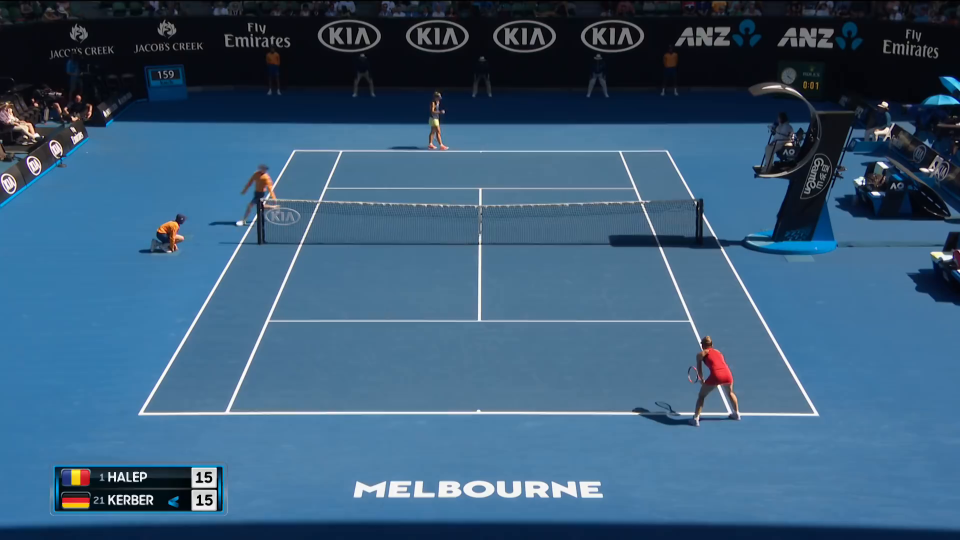
#> input picture images/3_image_GP_00306.png, 1920 x 1080 px (shown at 1/2 size)
$ jupyter execute --allow-errors 'Court Detection.ipynb'
#> lines starting #> are read from the running program, lines starting #| are printed output that depends on the picture; after the words box and inside, x2 and y2 are one past the last pixel; in counts of white or black regions, pixels touching at a corner belong together
[cell 1]
import numpy as np
import cv2
from math import atan2, degrees, sin, cos
import random
import itertools
import copy
import sys

from sklearn.cluster import KMeans
from scipy.special import comb

[cell 2]
import matplotlib.pyplot as plt
import numpy as np
import cv2

### open an Image

[cell 3]
frame = cv2.imread('../images/3_image_GP_00306.png')
#> frame is the input picture: shape (1080, 1920, 3); mean B, G, R 121.1, 92, 57.9

def imshow(img, save=None):
    frame = cv2.cvtColor(img, cv2.COLOR_BGR2RGB)
    plt.figure( figsize=(16,10))
    plt.imshow(frame)
    plt.axis('off')
    if save is not None:
        plt.savefig(save, bbox_inches='tight', pad_inches=0)

def ptransform(points, h):
    points_new = []
    for p in [[pt[0], pt[1],1] for pt in points]:
        hp = np.dot(h,p)
        if hp[2] < 1e-12:
            return None
        else:
            points_new.append((int(hp[0]/hp[2]), int(hp[1]/hp[2])))

    return points_new


imshow(frame)

### find lines in the thresholded image by using Canny edge detector and HoughLines

#> (a cell that did not finish here is left out)

[cell 5]
#delta_rho
drho = 10
#delta_theta
dtheta = .01

### define the tennis court

#> (a cell that did not finish here is left out)

### Find the lower half court lines

[cell 7]
white_pixels_last_frame = [0]*10
h_last_frame = None
warp_lines = None
count = -1
est = True
no_out = True
count += 1
best_combo = None
white_pixels_old = -1
h_best = None

frame = cv2.imread('../images/3_image_GP_00306.png')
frame_heigt, frame_width, _ = frame.shape
#> frame_heigt = 1080; frame_width = 1920
frame_=copy.deepcopy(frame)
frame = frame[:900, :, :]
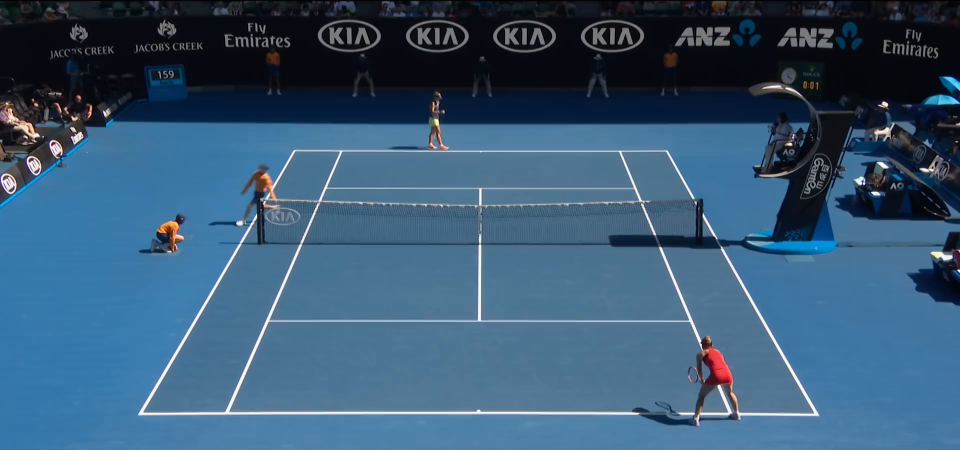
#> frame: shape (900, 1920, 3) (shown at 1/2 size); mean B, G, R 116.9, 89.2, 56.6
# frame = cv2.resize(frame, (980,560))
imshow(frame)
thres = np.max(frame)*.7
#> thres = 178.5
gray = cv2.cvtColor(frame,cv2.COLOR_BGR2GRAY)
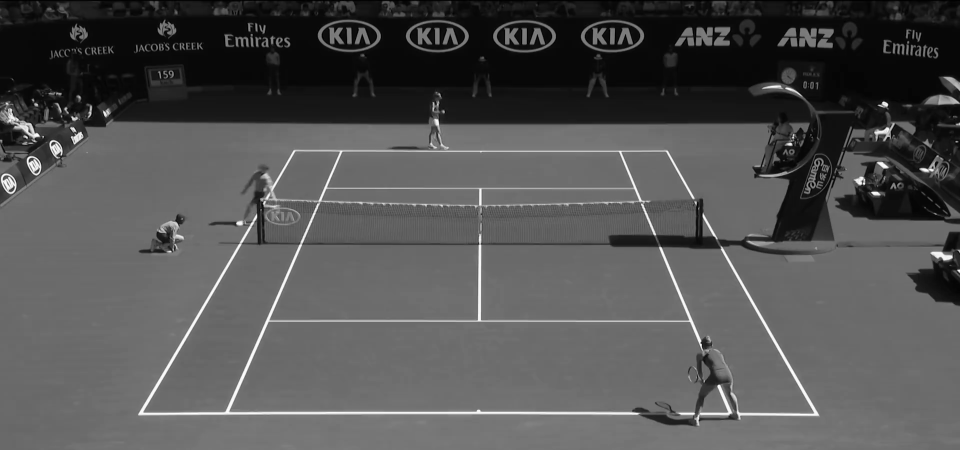
#> gray: shape (900, 1920) (shown at 1/2 size); min 0, max 255, mean 82.6
th, dst = cv2.threshold(gray, thres, 255, cv2.THRESH_BINARY)
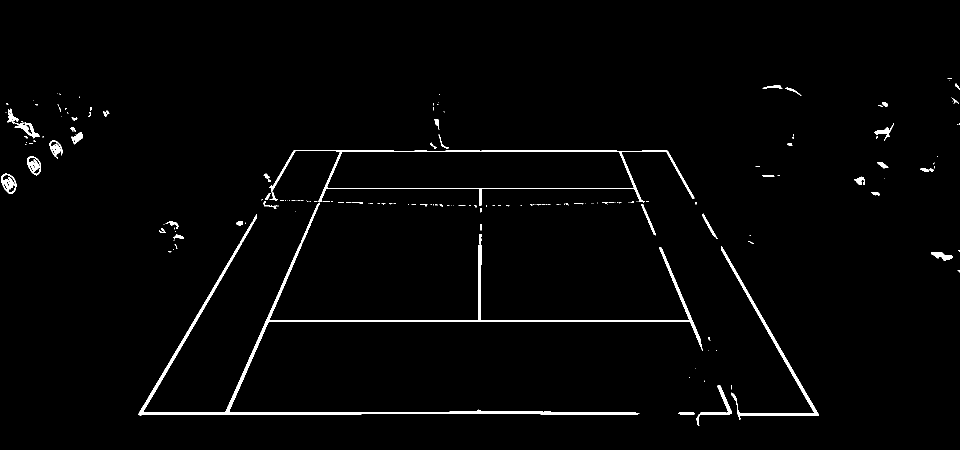
#> dst: shape (900, 1920) (shown at 1/2 size); 1.7% white; 195 white regions (144 under 20 px), largest, box (x1, y1, x2, y2) and area: (276, 406, 1406, 831) 13666, (539, 300, 1389, 412) 4117, (1442, 493, 1638, 839) 3133
#> th = 178
gray_threshold = cv2.bitwise_and(gray, gray, mask = dst)
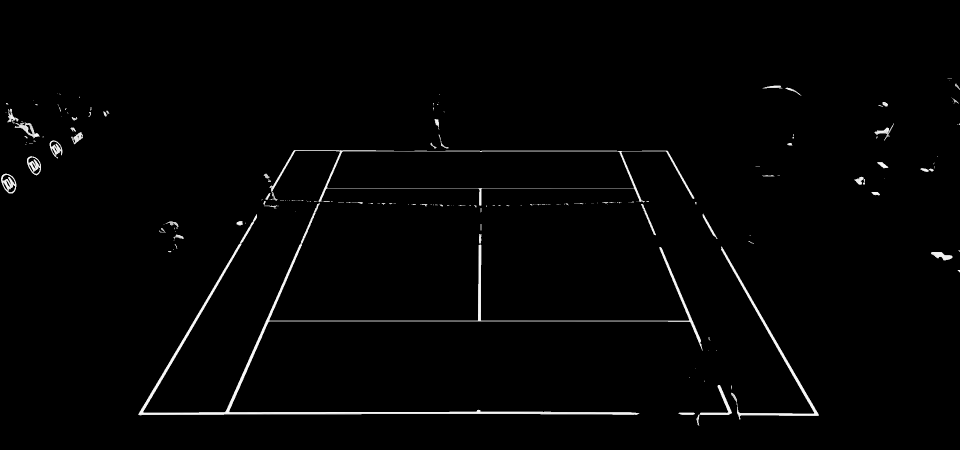
#> gray_threshold: shape (900, 1920) (shown at 1/2 size); min 0, max 255, mean 3.7

plt.figure(figsize=(16,10))
plt.imshow(gray_threshold, cmap='gist_gray')
plt.axis('off')
plt.savefig('threshold.png', bbox_inches='tight', pad_inches=0)
plt.show()

edges = cv2.Canny(gray_threshold, 50, 200)
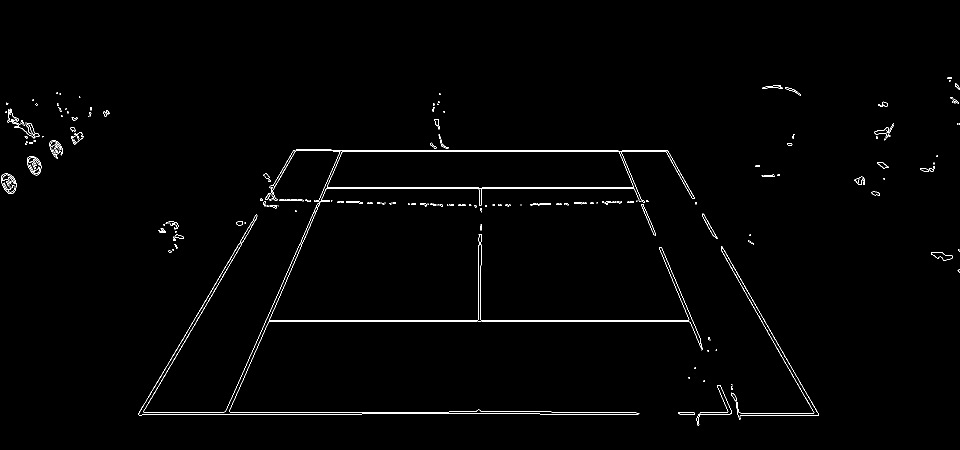
#> edges: shape (900, 1920) (shown at 1/2 size); 0.95% white in thin lines or dots, all inside (x1, y1, x2, y2) = (2, 155, 1920, 851)
lines = cv2.HoughLines(edges, 1, np.pi/360.0, 75, np.array([]), 0, 0)
#> lines = 232 rows, first 8: [643, 1.57], [641, 1.57], [824, 1.57], [301, 1.57], [377, 1.57], [375, 1.57], [303, 1.57], [828, 1.57]
groups = [[],[],[]]

#delta_rho
drho = 15
#delta_thetagroups
dtheta = .02

num_ints = 0
num_clusters = 10

cp_ = copy.deepcopy(frame)

if not lines is None:
    for ph in lines:
        rho,theta = ph[0]
        a_ = np.cos(theta)
        b_ = np.sin(theta)
        x0 = a_*rho
        y0 = b_*rho
        x1 = int(x0 + 2000*(-b_))
        y1 = int(y0 + 2000*(a_))
        x2 = int(x0 - 2000*(-b_))
        y2 = int(y0 - 2000*(a_))

        if abs(theta) > 2 or abs(theta) < 1.05:
            if any(abs(t[0]-rho)<drho and abs(t[1]-theta) < dtheta for t in groups[0]):
                pass
            else:
                groups[0].append(ph[0])
                cv2.line(cp_,(x1,y1),(x2,y2),(0,0,255),5, cv2.LINE_AA)
        elif abs(theta)>1.52 and abs(theta)<1.62:
            if any(abs(t[0]-rho)<drho and abs(t[1]-theta) < dtheta for t in groups[1]):
                pass
            else:
                groups[1].append(ph[0])
                cv2.line(cp_,(x1,y1),(x2,y2),(0,255,0),5, cv2.LINE_AA)
        else:
            if any(abs(t[0]-rho)<drho and abs(t[1]-theta) < dtheta for t in groups[2]):
                pass
            else:
                groups[2].append(ph[0])
                cv2.line(cp_,(x1,y1),(x2,y2),(255,0,0),5, cv2.LINE_AA)
#> this loop made 232 passes
#> (rho, theta, a_, b_, x0, y0, x1, y1) on passes 1 to 3: (643, 1.57, -4.37e-08, 1, -2.81e-05, 643, -2000, 642), (641, 1.57, -4.37e-08, 1, -2.8e-05, 641, -2000, 640), (824, 1.57, -4.37e-08, 1, -3.6e-05, 824, -2000, 823)
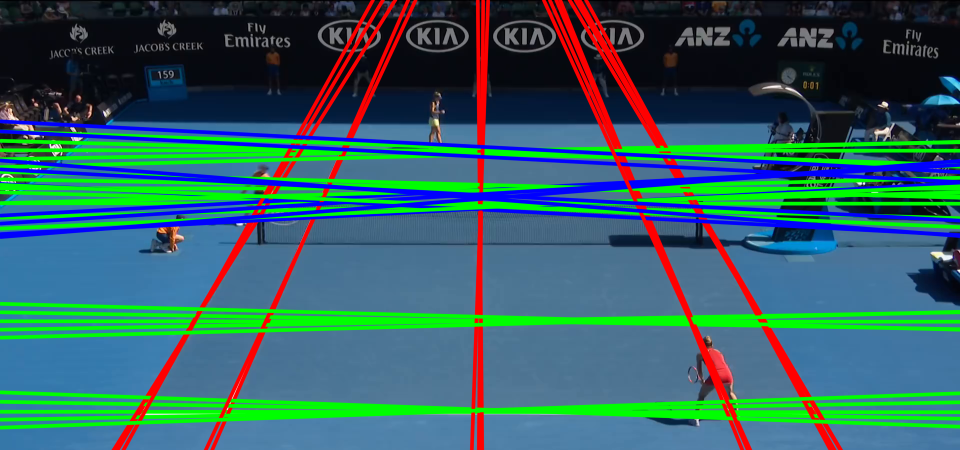
#> cp_: shape (900, 1920, 3) (shown at 1/2 size); mean B, G, R 99.1, 97, 51

    imshow(cp_, save='lines.png')
    if (len(groups[0]) < 2 ) or (len(groups[1]) < 2):
        # cv2.imshow('frame', frame)
        h_best = h_last_frame

    heigh_const = frame_heigt*0.4
    ints = []
    for a in groups[0]:
        for b in groups[1]:
            num_ints +=1
            c = np.linalg.solve([[cos(a[1]), sin(a[1])],[cos(b[1]), sin(b[1])]], [a[0], b[0]])
            if c[1] > heigh_const and c[1] < frame.shape[0]:
                ints.append(c)
            # cv2.circle(frame, tuple([int(x) for x in c]), 15, (255,255,0), 15, -1)

    if len(ints) >= num_clusters:
        kmeans = KMeans(num_clusters).fit(ints)
        centers = []
        for c in kmeans.cluster_centers_:
            cv2.circle(frame, tuple([int(x) for x in c]), 15, (255,255,0), 5,-1)
            if c[1] > heigh_const and c[1] < frame.shape[0] and c[0] < frame.shape[1]:
                centers.append(c)

        centers = np.array(centers)
        centers = centers[np.all(centers>0, axis=1)]
    else:
        h_best = h_last_frame
        white_pixels_old = white_pixels_last_frame[(count-1)%10]

used = None
epsilon = 500
done_loops = 0
iters = int(comb(num_clusters,4)*.9)+1
#> (the rest of this cell did not finish here and is left out)

#> (a cell that did not finish here is left out)

[cell 9]
np.unique(gray_threshold)
#> Out = 78 values from 0 to 255

$ run again, with images/image_GP_00001.png copied over images/3_image_GP_00306.png
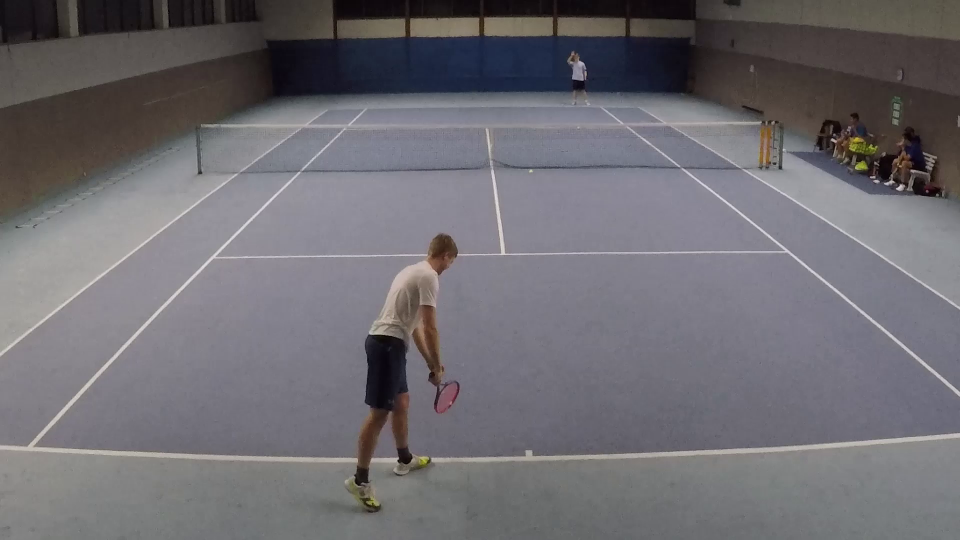
#> input picture images/image_GP_00001.png, 1920 x 1080 px (shown at 1/2 size)
#> frame is the input picture: shape (1080, 1920, 3); mean B, G, R 113.6, 108.4, 110.8
#> thres = 164.5
#> `th, dst = cv2.threshold(gray, thres, 255, cv2.THRESH_BINARY)`:
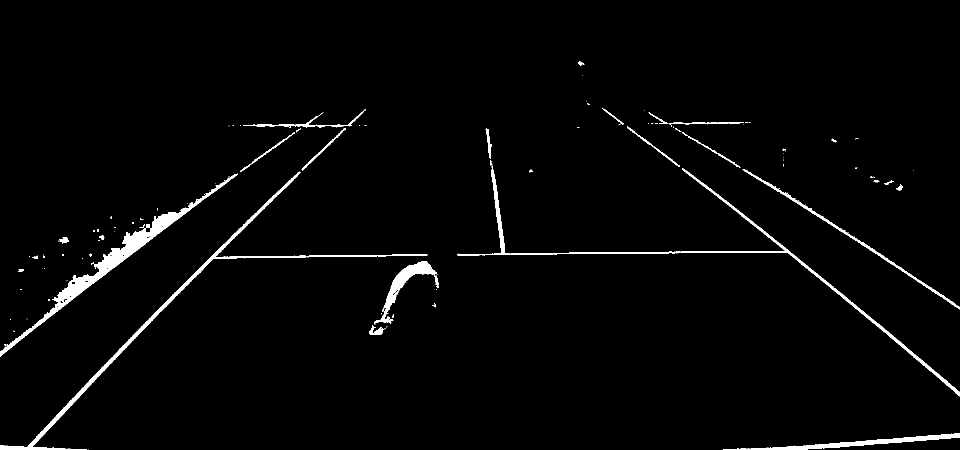
#> dst: shape (900, 1920) (shown at 1/2 size); 2.2% white; 122 white regions (89 under 20 px), largest, box (x1, y1, x2, y2) and area: (0, 347, 475, 713) 9710, (0, 343, 855, 900) 7509, (915, 333, 1920, 793) 6819
#> th = 164
#> edges: shape (900, 1920); 0.87% white in thin lines or dots, all inside (x1, y1, x2, y2) = (0, 123, 1920, 900)
#> lines = 265 rows, first 8: [668, 0.785], [517, 1.56], [515, 1.56], [525, 1.55], [527, 1.55], [563, 0.916], [661, 0.759], [-603, 2.25]
#> the loop `for ph in lines:` made 265 passes
#> (rho, theta, a_, b_, x0, y0, x1, y1) on passes 1 to 3: (668, 0.785, 0.707, 0.707, 472.3, 472.3, -941, 1886), (517, 1.56, 0.00873, 1, 4.51, 517, -1995, 534), (515, 1.56, 0.00873, 1, 4.49, 515, -1995, 532)
#> after the loop `for ph in lines:`:
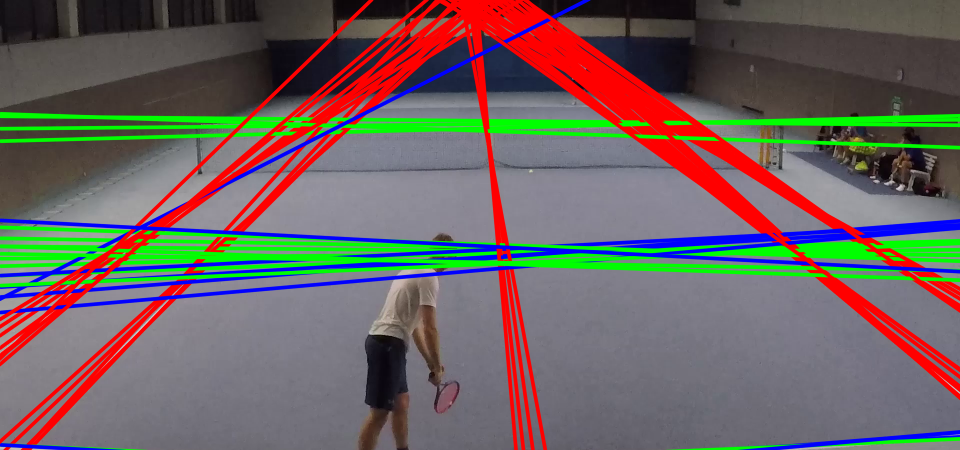
#> cp_: shape (900, 1920, 3) (shown at 1/2 size); mean B, G, R 95, 98.1, 108.8
#> Out = 65 values from 0 to 228
